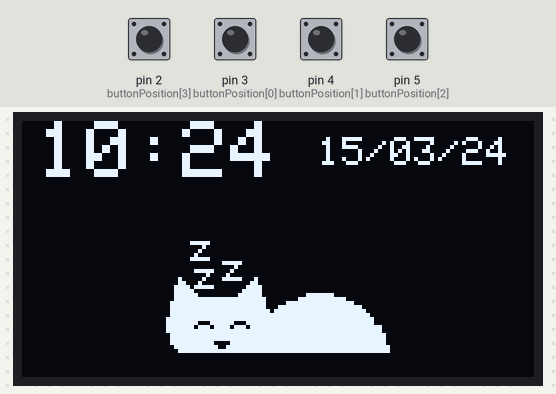
A sketch run on a simulated Arduino Uno, built with avr-gcc and run on an emulated ATmega328P. Parts: 128×64 one-colour display. The inputs (shaded band) are chosen by the test bench; at power-on: pin 5 (buttonPosition[2]) HIGH, pin 2 (buttonPosition[3]), pin 3 (buttonPosition[0]), pin 4 (buttonPosition[1]) LOW. The local clock reads 2024-03-15 10:24:30 at power-on unless the sketch sets it; EEPROM starts erased.

Above: at 1.2 s.
1.3 s: pin 4 (buttonPosition[1]) pulled HIGH for 0.15 s
At 3.2 s:
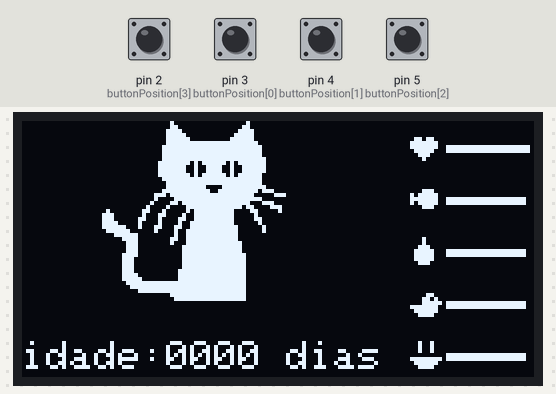
4.4 s: pin 4 (buttonPosition[1]) pulled HIGH for 1 s
At 5.0 s:
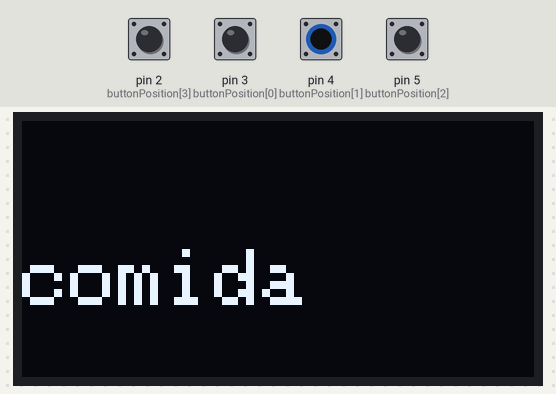
6.9 s: pin 3 (buttonPosition[0]) pulled HIGH for 0.15 s
At 8.1 s:
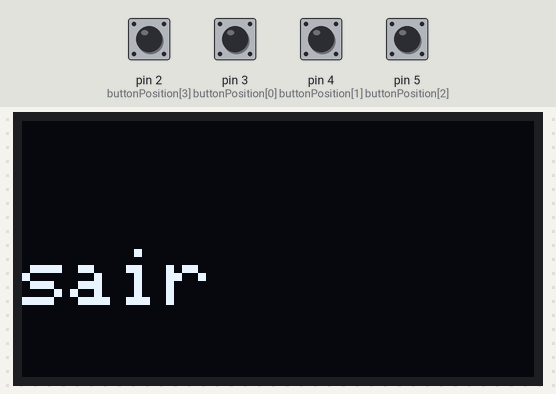
8.5 s: pin 3 (buttonPosition[0]) pulled HIGH for 1 s
At 8.9 s:
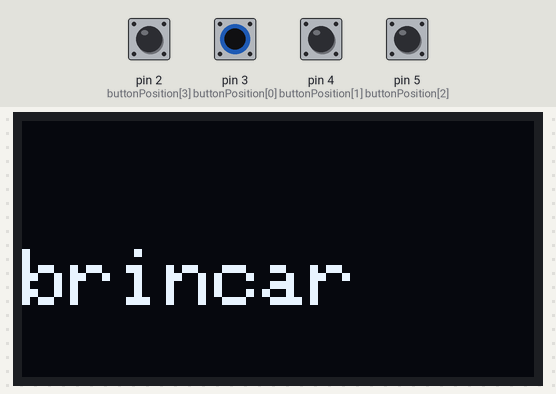
11.0 s: pin 4 (buttonPosition[1]) pulled HIGH for 0.15 s
At 11.8 s:
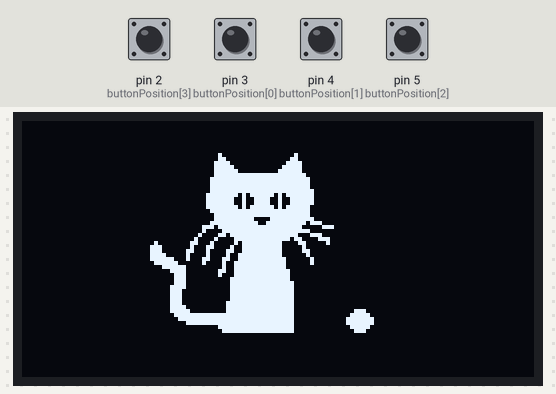
14.1 s: pin 2 (buttonPosition[3]) pulled HIGH for 1 s
At 16.2 s:
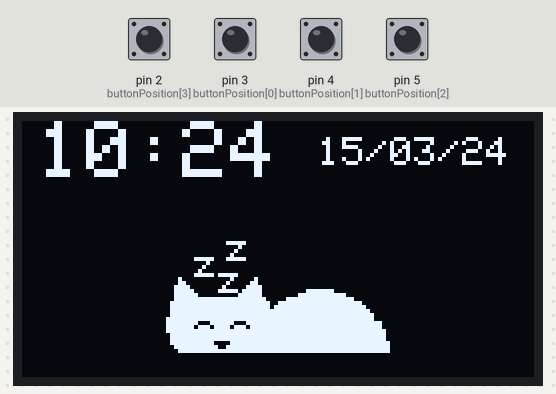
Timing chart, 0 to 17.7 s (numbered marks = the images above; inputs shaded):
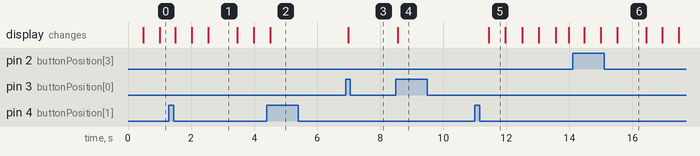

Measured:
- after the input at 1.3 s, the display: first changes after 0.20 s (image 1 shows a later state)
- after the input at 4.4 s, the display: changes after 0.10 s (image 2)
- after the input at 6.9 s, the display: changes after 0.08 s (image 3)
- after the input at 8.5 s, the display: changes after 0.06 s (image 4)
- after the input at 11.0 s, the display: changes after 0.44 s (image 5)
- after the input at 14.1 s, the display: changes after 0.38 s (image 6)
- what the display in image 1 shows lasts 1.0 s, from 2.5 s to 3.5 s

The sketch:

Pet.ino
```cpp
/*Incluindo todas as bibliotecas e coisinhas de um jeito mais bonito*/
#include "all.h"

/*Taxa de decaimento das barras no tempo*/
const int velPerda=1;
const int perdaFome=2;
const int perdaSede=3;
const int perdaHigiene=1;
const int perdaFelicidade=1;

//Modulo RTC DS1307 ligado as portas A4 e A5 do Arduino
DS1307 rtc(A4, A5);

/*Definindo mais coisas*/
const int buttonPosition[4]={3,4,5,2};
const char saveIntegrity[2]={0,1};
const char save[2]={5,50};
const char timeSaveIntegrity[2]={2,3};
const char timeSave[2]={100,150};
const int daysPerMonth[2][13] = {{-1, 31, 28, 31, 30, 31, 30, 31, 31, 30, 31, 30, 31},
                           {-1, 31, 29, 31, 30, 31, 30, 31, 31, 30, 31, 30, 31}};

#define LOGO16_GLCD_HEIGHT 16
#define LOGO16_GLCD_WIDTH  16

#define OLED_RESET 6
Adafruit_SSD1306 display(OLED_RESET);

#if (SSD1306_LCDHEIGHT != 64)
#error("Height incorrect, please fix Adafruit_SSD1306.h!");
#endif

/*Posicoes das barras na tela*/
#define POSXBARRAS 97
#define BARRAVIDA 6
#define BARRAFOME 19
#define BARRASEDE 32
#define BARRAHIGIENE 45
#define BARRAFELICIDADE 58

enum estado
{
  CLOCK,
  GAME,
  MENU,
  GAMEOVER
};

class Pet
{
  public:

    int vida;
    int fome;
    int sede;
    int higiene;
    int felicidade;
    int age;

    int lastIt;

    void calcularParametros(long elapsedSeconds);
    void alimentar();
    void hidratar();
    void limpar();
    void brincar();
    void createPet();

};

class MasterClock
{
    Time lastTime;

    int firstIt;
    unsigned long lastIt;
    unsigned long correct;

    void timeStore();
    void timeRestart();
    Time addSecondsToDate(Time indate, long seconds);
    int daysElapsed(Time date0, Time date1);

  public:

    Time returnHours();
    Time initTime;
    MasterClock();
    long secondsElapsed();

};

class Animation //idle=0 , sleep=1, eat=2,  drink=3,  bath=4,  none=5,  death=6
{
    int estado;
    int frame;
    unsigned long lastIt;


  public:

    Animation();
    void sleep ();
    void idle  ();
    void none  ();
    void death ();
    void eat   ();
    void drink ();
    void bath  ();
    void play  ();

};

Pet pet; //instancia o objeto pet da classe Pet
MasterClock relogio; //instancia o objeto relogio da classe MasterClock
Animation animation; //instancia o objeto animation da classe Animation
estado GameState=CLOCK; // indica que o estado inicial é o de relógio.

void setup() ////////////////////////////////////////////////////////////////////////////////////////////////////////////////////////
{

  pinMode(2,INPUT);
  pinMode(3,INPUT);
  pinMode(4,INPUT);
  pinMode(5,INPUT);


  //Aciona o relogio
  rtc.halt(false);

  //As linhas abaixo setam a data e hora do modulo
  //e podem ser comentada apos a primeira utilizacao
  /*rtc.setDOW(SATURDAY);      //Define o dia da semana
  rtc.setTime(0, 54, 0);     //Define o horario
  rtc.setDate(25, 11, 2017);   //Define o dia, mes e ano*/

  //Definicoes do pino SQW/Out
  rtc.setSQWRate(SQW_RATE_1);
  rtc.enableSQW(true);

  relogio.initTime=rtc.getTime();

  //Inicia a comunicação I2C com o display OLED
  display.begin(SSD1306_SWITCHCAPVCC, 0x3C);

  //Limpa o display
  display.clearDisplay();

  //Mostra as mudanças no display(atualiza a imagem)
  display.display();

  if(digitalRead(5)==0)
  {
    //Verifica a integridade do savo do slot 0
    int slot0=EEPROM.read(saveIntegrity[0]);

    //Verifica a integridade do savo do slot 1
    int slot1=EEPROM.read(saveIntegrity[1]);

    //se o slot 0 estiver bom, carregar save do slot 0
    if (slot0)
    {
      //carrega o save do slot 0
      readAnything((char*)&pet,sizeof(pet),save[0]);
    }

    //se o slot 0 estiver ruim e o 1 bom, carregar save do slot 1
    else if (slot1)
    {
      //carrega o save do slot 1
      readAnything((char*)&pet,sizeof(pet),save[1]);
    }
    //se ambos os slots estiverem corrompidos, criar novo pet
    else
    {
        //cria um novo pet
        pet.createPet();
    }
  }
  else
  {
    pet.createPet();
  }
  int buttonLastState[3]={0};
  int menuItem=0;

  while(1)
  {
      if(digitalRead(buttonPosition[3]))
      {
        GameState=CLOCK;
        pet.createPet();
      }
      int button[3]={0};

      for(int i=0 ; i<3 ; i++)
      {
        int buttonRead=digitalRead(buttonPosition[i]);
        if(buttonRead==1 && buttonLastState[i] == 0)
        {
          button[i]=1;
        }
        buttonLastState[i]=buttonRead;
      }


      long secondsElapsed = relogio.secondsElapsed();
      pet.calcularParametros(secondsElapsed);


      if(GameState==CLOCK)
      {

        if(pet.vida>0)
        {
          if(button[1]==1)
          {
            GameState=GAME;
          }
          Time horas = relogio.returnHours();
          mostrarHoras(horas);
          display.clearDisplay();
          animation.sleep();
        }
        else
        {
          if(button[1]==1)
          {
            GameState=GAMEOVER;
          }
          display.clearDisplay();
          animation.death();
        }
        Time horas = relogio.returnHours();
        mostrarHoras(horas);
      }

      else if(GameState==GAME)
      {
        menuItem=0;
        if(pet.vida<=0)
        {
          GameState=GAMEOVER;
        }
        else if(button[1]==1)
        {
          GameState=MENU;
        }
        display.clearDisplay();
        displayStats();
        animation.idle();
      }

      else if(GameState==MENU) // 0 - comida, 1 - água, 2 - banho, 3 - brincar, 4 - sair
      {
        display.clearDisplay();
        opcoesMenu(menuItem);
        if(button[1]==1)
        {
          if(menuItem==0)
          {
            pet.alimentar();
          }
          else if (menuItem==1)
          {
            pet.hidratar();
          }
          else if(menuItem==2)
          {
            pet.limpar();
          }
          else if(menuItem==3)
          {
            pet.brincar();
          }
          GameState=GAME;
        }
        else if(button[2]==1)
        {
          menuItem++;
          if(menuItem>4)
          {
            menuItem=0;
          }
        }
        else if(button[0]==1)
        {
          menuItem--;
          if(menuItem<0)
          {
            menuItem=4;
          }
        }
      }

      else if(GameState==GAMEOVER)
      {
        if(button[1]==1)
        {
          pet.createPet();
          GameState=GAME;
        }
        display.clearDisplay();
        if(button[1]==0)
        {
          displayIdade();
        }
        escrever("GAME OVER", 9, 2, WHITE, 10, 0);
        animation.death();
      }

      display.display();
  }

}////////////////////////////////////////////////////////////////////////////////////////////////////////////////////////////////////

void loop()
{;}

void escrever(char stringue[], short int tamanho ,short int tamanhoFonte, short int cor, short int posX, short int posY)
{
  display.setTextSize(tamanhoFonte);
  display.setTextColor(cor);
  display.setCursor(posX,posY);
  for(int i=0;i<tamanho;i++)
  {
    display.write(stringue[i]);
  }
}

char intToChar (int a) // Função que converte um algarismo int para char
{
  return (a >= 0 && a <= 9)? (a + '0'): '\0';
}

void displayStats()
{

  displayBarras();
  displayIdade();
}

void displayIdade()
{
  char idadeDisplay[]="idade:XXXX dias";
  unsigned long idade= pet.age/(86400);
    char s_idade[4]={'\0'};
    for(int i=3;i>=0;i--)
    {
      idadeDisplay[i+6]=intToChar(idade%10);
      idade/=10;
    }
  escrever(idadeDisplay, 15, 1, WHITE, 0, 55);
}
void displayBarras()
{
  display.drawBitmap(POSXBARRAS,0,statBar,16,64,WHITE);
  short int vida=1+pet.vida/500;
  display.fillRect(POSXBARRAS+9, BARRAVIDA, vida, 2, WHITE);
  short int fome=1+pet.fome/500;
  display.fillRect(POSXBARRAS+9, BARRAFOME, fome, 2, WHITE);
  short int sede=1+pet.sede/500;
  display.fillRect(POSXBARRAS+9, BARRASEDE, sede, 2, WHITE);
  short int higiene=1+pet.higiene/500;
  display.fillRect(POSXBARRAS+9, BARRAHIGIENE, higiene, 2, WHITE);
  short int felicidade=1+pet.felicidade/500;
  display.fillRect(POSXBARRAS+9, BARRAFELICIDADE, felicidade, 2, WHITE);
}

void storeAnything(char * thing, int tam, int pos)
{
  for (int i=0;i<tam;i++)
  {
    EEPROM.write(i+pos,0x00);
    EEPROM.write(i+pos,thing[i]);
  }
}

void readAnything(char * thing, int tam, int pos)
{
  for (int i=0;i<tam;i++)
  {
    char * adress = thing + i;
    *adress=EEPROM.read(pos+i);
  }
}

void opcoesMenu(int opcao) // 0 - comida, 1 - água, 2 - banho, 3 - brincar, 4 - sair
{
  if(opcao==0)
  {
    escrever("comida", 6, 2, WHITE, 0, 32);
  }
  if(opcao==1)
  {
    escrever("agua", 4, 2, WHITE, 0, 32);
  }
  if(opcao==2)
  {
    escrever("banho", 5, 2, WHITE, 0, 32);
  }
  if(opcao==3)
  {
    escrever("brincar", 7, 2, WHITE, 0, 32);
  }
  if(opcao==4)
  {
    escrever("sair", 4, 2, WHITE, 0, 32);
  }
}
// Programado por Henrique Finger Zimerman
// Invejosos diro que mentira
// - Eh mentira ~ratatusznei
void mostrarHoras(Time horas)
{
  char hora[]="XX:XX";
  char data[]="YY/YY/YY";

  hora[0]= intToChar(horas.hour/10);
  hora[1]= intToChar(horas.hour%10);

  hora[3]= intToChar(horas.min/10);
  hora[4]= intToChar(horas.min%10);

  data[0]= intToChar(horas.date/10);
  data[1]= intToChar(horas.date%10);

  data[3]= intToChar(horas.mon/10);
  data[4]= intToChar(horas.mon%10);

  data[6]= intToChar((horas.year/10)%10);
  data[7]= intToChar(horas.year%10);

  escrever(hora, 5 , 2 , WHITE , 4, 0);
  escrever(data, 8 , 1 , WHITE, 74, 4);
}

void Pet::calcularParametros(long elapsedSeconds)
{
  if(vida>0)
  {
    this->age+=elapsedSeconds;
    this->lastIt+=elapsedSeconds;
    if(this->lastIt>=10)
    {
      for(int i = 0 ; i < this->lastIt/10 ; i++)
      {
          int happyMod;
          if(this->felicidade>=5000)
          {
            happyMod=0;
          }
          else if(this->felicidade>=2500)
          {
            happyMod=1;
          }
          else
          {
            happyMod=2;
          }
          int higiMod;
          if(this->higiene>=5000)
          {
            higiMod=0;
          }
          else if(this->higiene>=2500)
          {
            higiMod=1;
          }
          else
          {
            higiMod=2;
          }
          int fomeMod;
          if(this->fome>=5000)
          {
            fomeMod=0;
          }
          else if(this->fome>=2500)
          {
            fomeMod=1;
          }
          else
          {
            fomeMod=2;
          }
          int sedeMod;
          if(this->sede>=5000)
          {
            sedeMod=0;
          }
          else if(this->sede>=2500)
          {
            sedeMod=1;
          }
          else
          {
            sedeMod=2;
          }

          this->fome       -= velPerda*(perdaFome);
          this->sede       -= velPerda*(perdaSede);
          this->higiene    -= velPerda*(perdaHigiene);
          this->felicidade -= velPerda*(perdaFelicidade+higiMod);
          this->vida       -= velPerda*happyMod*(fomeMod+sedeMod);
          this->vida       += velPerda*(2-happyMod)*(2-higiMod)*(4-(fomeMod+sedeMod));
          if(this->vida>10000)
          {
            this->vida=10000;
          }
          if(this->fome<0)
          {
            this->fome=0;
          }
          if(this->sede<0)
          {
            this->sede=0;
          }
          if(this->higiene<0)
          {
            this->higiene=0;
          }
          if(this->felicidade<0)
          {
            this->felicidade=0;
          }
      }
    }
  }
  if(elapsedSeconds>0)
  {
    EEPROM.write(0,0);
    storeAnything((char*)this, sizeof(*this), save[0]);
    EEPROM.write(0,1);
    EEPROM.write(1,0);
    storeAnything((char*)this, sizeof(*this), save[1]);
    EEPROM.write(1,1);
    this->lastIt%=10;
  }
}

void Pet::alimentar()
{
  this->fome = 10000;
  animation.eat();
}

void Pet::hidratar()
{
  this->sede = 10000;
  animation.drink();
}

void Pet::limpar()
{
  this->higiene = 10000;
  animation.bath();
}

void Pet::brincar()
{
  this->felicidade = 10000;
  animation.play();
}

void Pet::createPet()
{
  this->vida       = 10000;
  this->fome       = 10000;
  this->sede       = 10000;
  this->higiene    = 10000;
  this->felicidade = 10000;
  this->age        = 0;
  this->lastIt     = 0;
}

MasterClock::MasterClock()
{


  this->lastIt=millis();
  this->correct=0;
  this->firstIt=1;

  int slot0=EEPROM.read(timeSaveIntegrity[0]);

  //Verifica a integridade do savo do slot 1
  int slot1=EEPROM.read(timeSaveIntegrity[1]);

  Time lastTime;

  if (slot0)
  {
    readAnything((char*)&lastTime,sizeof(lastTime),timeSave[0]);
  }

  else if (slot1)
  {
    readAnything((char*)&lastTime,sizeof(lastTime),timeSave[1]);
  }
  this->lastTime=lastTime;
}

Time MasterClock::returnHours()
{
  return this->lastTime;
}

Time MasterClock::addSecondsToDate(Time indate, long seconds)
{


  seconds=indate.sec+seconds;

  if(seconds>=60)
  {
    indate.min+=seconds/60;
  }
  indate.sec=seconds%60;

  if(indate.min>=60)
  {

    indate.hour+=indate.min/60;
    indate.min%=60;
  }
  if(indate.hour>=24)
  {

    indate.date+=indate.hour/24;
    indate.hour%=24;
  }
  int BiYear=0;
  if(indate.year%4==0)
  {
    BiYear=1;
  }
  while(indate.date>daysPerMonth[BiYear][indate.mon])
  {
    indate.date-=daysPerMonth[BiYear][indate.mon];
    indate.mon+=1;
    if(indate.mon>=13)
    {
      indate.mon=1;
      indate.year+=1;
    }
    if(indate.year%4==0)
    {
      BiYear=1;
    }
    else
    {
      BiYear=0;
    }
  }
  return indate;
}

int MasterClock::daysElapsed(Time date0, Time date1)
{
  int BiYear=0;
  if(date0.year%4==0)
  {
    BiYear=1;
  }
  int dayCount=0;
  while(date0.date != date1.date || date0.mon != date1.mon || date0.year != date1.year)
  {
    date0.date++;
    dayCount++;
    if(date0.date>daysPerMonth[BiYear][date0.mon])
    {
      date0.date=1;
      date0.mon++;
    }
    if(date0.mon>=13)
    {
      date0.mon=1;
      date0.year+=1;
    }
    if(date0.year%4==0)
    {
      BiYear=1;
    }
    else
    {
      BiYear=0;
    }
    if(dayCount>1000)
      break;
  }
  return dayCount;
}

long MasterClock::secondsElapsed()
{
  long elapsedSeconds=0;

  Time lastTime = this->lastTime;

  if(this-> firstIt==1)
  {
    Time initTime = this->initTime;
    int daysElapsed = this->daysElapsed(lastTime,initTime);
    elapsedSeconds = daysElapsed * 86400;

    int daySecondsInit, daySecondsLast;
    daySecondsInit = 3600 * initTime.hour + 60 * initTime.min + initTime.sec;
    daySecondsLast = 3600 * lastTime.hour + 60 * lastTime.min + lastTime.sec;
    elapsedSeconds = elapsedSeconds + (daySecondsInit - daySecondsLast);

  }

  if(millis()<this->lastIt)
  {
    this->lastIt=4294967295-this->lastIt;
  }
  if (millis()+this->correct-this->lastIt>=1000)
  {
    elapsedSeconds+=(millis()+this->correct-this->lastIt)/1000;
    this->correct=(millis()+this->correct-this->lastIt)%1000;
    lastIt=millis();
  }


  if(elapsedSeconds>0 && firstIt==1)
  {
    this->lastTime=initTime;
    this->timeStore();
  }
  if(elapsedSeconds>0 && firstIt==0)
  {
    this->lastTime=addSecondsToDate(this->lastTime,elapsedSeconds);
    this->timeStore();
  }
  this->firstIt = 0;


  return elapsedSeconds;
}

void MasterClock::timeStore()
{
  Time lastTime=this->lastTime;
  EEPROM.write(timeSaveIntegrity[0],0);
  storeAnything((char*)&lastTime, sizeof(lastTime), timeSave[0]);
  EEPROM.write(timeSaveIntegrity[0],1);
  EEPROM.write(timeSaveIntegrity[1],0);
  storeAnything((char*)&lastTime, sizeof(lastTime), timeSave[1]);
  EEPROM.write(timeSaveIntegrity[1],1);

}

Animation::Animation()
{
  this->estado=8;
  this->lastIt=0;
  this->frame=0;
}

void Animation::sleep () //idle=0 , sleep=1, eat=2,  drink=3,  bath=4,  none=5,  death=6
{
  if(this->estado==1)
  {
    if(millis()-this->lastIt >= 500)
    {
      lastIt=millis();
      if(this->frame==1)
      {
        this->frame=2;
      }
      else if(this->frame==2)
      {
        this->frame=1;
      }
    }
    if(this->frame==1)
    {
      display.drawBitmap(36,30,dormindo1,56,32,WHITE);
    }
    else if(this->frame==2)
    {
      display.drawBitmap(36,30,dormindo2,56,32,WHITE);
    }
  }
  else
  {
    this->estado=1;
    this->lastIt=millis();
    this->frame=1;
    display.drawBitmap(36,30,dormindo1,56,32,WHITE);
  }
}
void Animation::idle  ()
{
  if(this->estado==0)
  {
    if(millis()-this->lastIt >= 500)
    {
      lastIt=millis();
      if(this->frame==1)
      {
        this->frame=2;
      }
      else if(this->frame==2)
      {
        this->frame=3;
      }
      else if(this->frame==3)
      {
        this->frame=4;
      }
      else if(this->frame==4)
      {
        this->frame=1;
      }
    }
    if(this->frame==1)
    {
      display.drawBitmap(20,0,idle1,64,64,WHITE);
    }
    else if(this->frame==2)
    {
      display.drawBitmap(20,0,idle2,64,64,WHITE);
    }
    else if(this->frame==3)
    {
      display.drawBitmap(20,0,idle3,64,64,WHITE);
    }
    else if(this->frame==4)
    {
      display.drawBitmap(20,0,idle2,64,64,WHITE);
    }
  }
  else
  {
    this->estado=0;
    this->lastIt=millis();
    this->frame=1;
    display.drawBitmap(20,0,idle1,64,64,WHITE);
  }
}
void Animation::none  ()
{
   this->estado=5;
}
void Animation::death (){;}

void Animation::eat   ()
{
  display.clearDisplay();
  display.drawBitmap(32 , 8 , alimento1 , 64 , 48 , WHITE);
  display.display();
  delay(500);
  display.clearDisplay();
  display.drawBitmap(32 , 8 , alimento2 , 64 , 48 , WHITE);
  display.display();
  delay(500);
  display.clearDisplay();
  display.drawBitmap(32 , 8 , alimento3 , 64 , 48 , WHITE);
  display.display();
  delay(500);
  display.clearDisplay();
  display.drawBitmap(32 , 8 , alimento4 , 64 , 48 , WHITE);
  display.display();
  delay(500);
  display.clearDisplay();
}
void Animation::drink ()
{
  display.clearDisplay();
  display.drawBitmap(32 , 8 , bebida1 , 64 , 48 , WHITE);
  display.display();
  delay(500);
  display.clearDisplay();
  display.drawBitmap(32 , 8 , bebida2 , 64 , 48 , WHITE);
  display.display();
  delay(500);
  display.clearDisplay();
  display.drawBitmap(32 , 8 , bebida2 , 64 , 48 , WHITE);
  display.display();
  delay(500);
  display.clearDisplay();
  display.drawBitmap(32 , 8 , bebida2 , 64 , 48 , WHITE);
  display.display();
  delay(500);
  display.clearDisplay();
}

void Animation::play ()
{
  display.clearDisplay();
  display.drawBitmap(32 , 8 , brincando1 , 64 , 64 , WHITE);
  display.display();
  delay(500);
  display.clearDisplay();
  display.drawBitmap(32 , 8 , brincando2 , 64 , 64 , WHITE);
  display.display();
  delay(500);
  display.clearDisplay();
  display.drawBitmap(32 , 8 , brincando3 , 64 , 64 , WHITE);
  display.display();
  delay(500);
  display.clearDisplay();
  display.drawBitmap(32 , 8 , brincando4 , 64 , 64 , WHITE);
  display.display();
  delay(500);
  display.clearDisplay();
}

void Animation::bath  ()
{
  display.clearDisplay();
  display.drawBitmap(36 , 0 , banho1 , 56 , 64 , WHITE);
  display.display();
  delay(500);
  display.clearDisplay();
  display.drawBitmap(36 , 0 , banho2 , 56 , 64 , WHITE);
  display.display();
  delay(500);
  display.clearDisplay();
  display.drawBitmap(36 , 0 , banho1 , 56 , 64 , WHITE);
  display.display();
  delay(500);
  display.clearDisplay();
  display.drawBitmap(36 , 0 , banho2 , 56 , 64 , WHITE);
  display.display();
  delay(500);
  display.clearDisplay();
}
```

Source omitted: all.h (594 bytes), sprites.h (data table, 46235 bytes)
